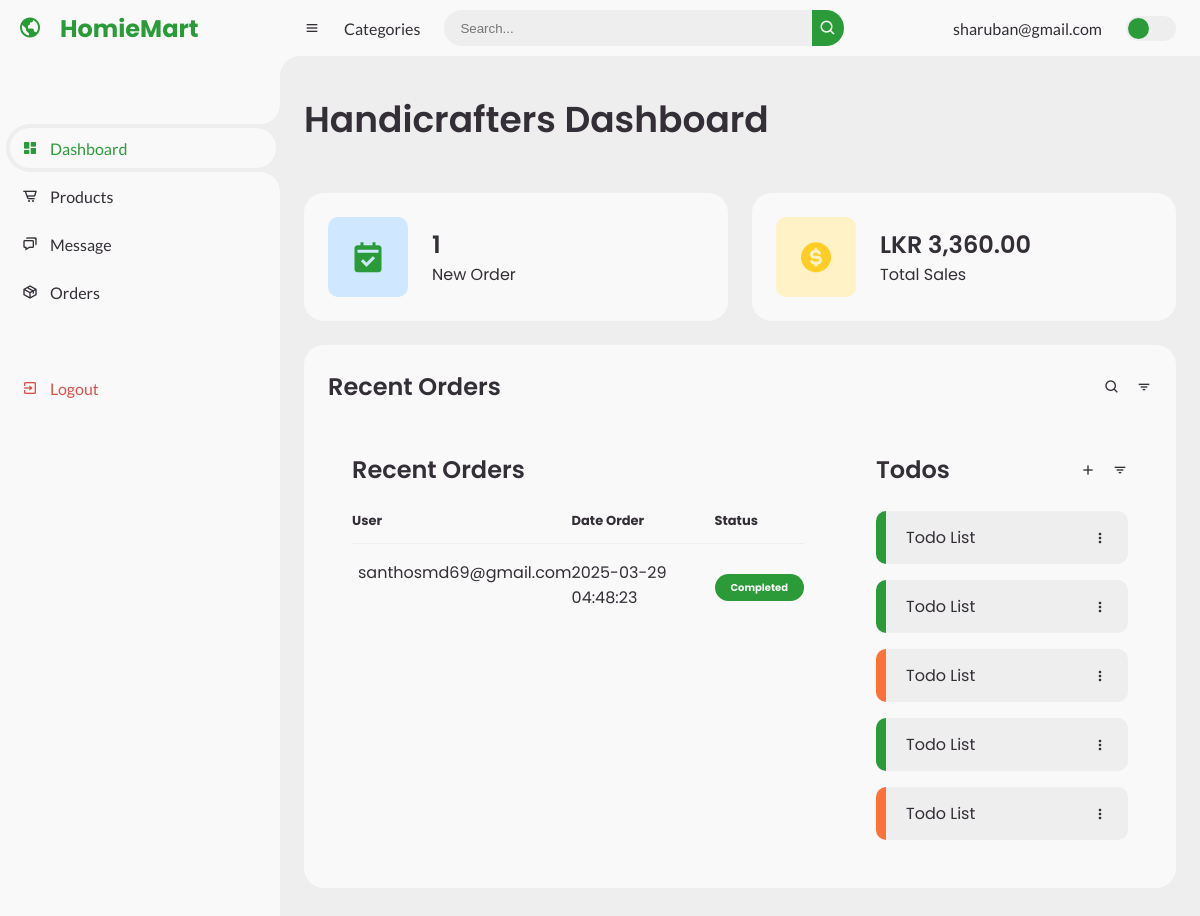
/HomieMart/HC_home.php (signed in), run on the app's committed database.
### tables this page shows
CREATE TABLE IF NOT EXISTS `orders` (
  `order_id` int NOT NULL AUTO_INCREMENT,
  `user_email` varchar(100) NOT NULL,
  `first_name` varchar(100) NOT NULL,
  `last_name` varchar(100) NOT NULL,
  `address` text NOT NULL,
  `city` varchar(100) NOT NULL,
  `state` varchar(100) NOT NULL,
  `postal_code` varchar(100) NOT NULL,
  `phone` varchar(20) NOT NULL,
  `total_price` decimal(10,0) NOT NULL,
  `payment_status` enum('Pending','Processing','Completed','Cancelled') DEFAULT NULL,
  `created_at` timestamp NOT NULL DEFAULT CURRENT_TIMESTAMP,
  PRIMARY KEY (`order_id`)
);

### HomieMart/HC_home.php (the view, shortened to what this page needs)
<?php
include 'db_connection.php';
$homemakerEmail = $_SESSION['email'];
$query = "
    SELECT COUNT(*) AS total_orders
    FROM order_items oi
    INNER JOIN orders o ON oi.order_id = o.order_id
    INNER JOIN products p ON oi.product_name = p.product_name
    WHERE p.homemaker_email = '{$homemakerEmail}';
";
$result = mysqli_query($conn, $query);
$row = mysqli_fetch_assoc($result);
$totalOrders = $row['total_orders'];
$homemaker_email = $_SESSION['email'];
$revenue_query = "SELECT SUM(homemaker_revenue) AS total_revenue FROM revenue WHERE homemaker_email = ?";
$stmt = $conn->prepare($revenue_query);
$stmt->bind_param("s", $homemaker_email);
$stmt->execute();
$result = $stmt->get_result();
$row = $result->fetch_assoc();
$totalRevenue = $row['total_revenue'] ?? 0;
?>
<!DOCTYPE html>
<html lang="en">
<head>
	<link href='https://unpkg.com/boxicons@2.0.9/css/boxicons.min.css' rel='stylesheet'>
	<link rel="stylesheet" href="home.css">
</head>
<body>
	<section id="sidebar">
		<a href="#" class="brand">
			<i class='bx bx-world'></i>
			<span class="text">HomieMart</span>
		</a>
		<ul class="side-menu top">
			<li class="active">
				<a href="HC_home.php">
					<i class='bx bxs-dashboard' ></i>
					<span class="text">Dashboard</span>
				</a>
			</li>
			<li>
				<a href="HC_product.php">
					<i class='bx bx-cart-alt'></i>
					<span class="text">Products</span>
				</a>
			</li>
			<li>
				<a href="HC_message.php">
					<i class='bx bx-chat'></i>
					<span class="text">Message</span>
				</a>
			</li>
			<li>
				<a href="HC_order.php">
					<i class='bx bx-package'></i>
					<span class="text">Orders</span>
				</a>
			</li>
		</ul>
		<ul class="side-menu">
			<li>
				<a href="logouthomemaker.php" class="logout">
					<i class='bx bx-exit'></i>
					<span class="text">Logout</span>
				</a>
			</li>
		</ul>
	</section>
	<section id="content">
		<nav>
			<i class='bx bx-menu' ></i>
			<a href="#" class="nav-link">Categories</a>
			<form action="#">
				<div class="form-input">
					<input type="search" placeholder="Search...">
					<button type="submit" class="search-btn"><i class='bx bx-search' ></i></button>
				</div>
			</form>
			<p class='profile'> <?php echo htmlspecialchars($_SESSION['email']); ?></p>
			<label for="switch-mode" class="switch-mode"></label>
		</nav>
		<main>
			<div class="head-title">
				<div class="left">
					<h1>Handicrafters Dashboard</h1>
				</div>
			</div>
			<ul class="box-info">
				<li onclick="window.location.href='HC_order.php';">
					<i class='bx bxs-calendar-check' ></i>
					<span class="text">
						<h3><?php echo $totalOrders; ?></h3>
						<p>New Order</p>
					</span>
				</li>
				<li>
					<i class='bx bxs-dollar-circle' ></i>
					<span class="text">
						<h3>LKR <?php echo number_format($totalRevenue, 2); ?></h3>
						<p>Total Sales</p>
					</span>
				</li>
			</ul>
			<div class="table-data">
				<div class="order">
					<div class="head">
						<h3>Recent Orders</h3>
						<i class='bx bx-search' ></i>
						<i class='bx bx-filter' ></i>
					</div>
					<div class="table-data">
				<div class="order">
					<div class="head">
						<h3>Recent Orders</h3>
					</div>
					<table>
						<thead>
							<tr>
								<th>User</th>
								<th>Date Order</th>
								<th>Status</th>
							</tr>
						</thead>
						<tbody>
							<?php
							$homemakerEmail = $_SESSION['email'];
							$query = "
								SELECT
									o.user_email,
									o.created_at,
									o.payment_status
								FROM orders o
								INNER JOIN order_items oi ON oi.order_id = o.order_id
								INNER JOIN products p ON oi.product_name = p.product_name
								WHERE p.homemaker_email = '{$homemakerEmail}'
								ORDER BY o.created_at DESC
								LIMIT 5;
							";
							$result = mysqli_query($conn, $query);
							if ($result && mysqli_num_rows($result) > 0) {
								while ($row = mysqli_fetch_assoc($result)) {
									$email = $row['user_email'];
									$date = $row['created_at'];
									$status = $row['payment_status'];
									echo "<tr>";
									echo "<td><p>{$email}</p></td>";
									echo "<td>{$date}</td>";
									if ($status == 'Completed') {
										echo "<td><span class='status completed'>Completed</span></td>";
									} elseif ($status == 'Pending') {
										echo "<td><span class='status pending'>Pending</span></td>";
									} elseif ($status == 'Processing') {
										echo "<td><span class='status process'>Processing</span></td>";
									} elseif ($status == 'Cancelled') {
										echo "<td><span class='status cancelled'>Cancelled</span></td>";
									}
									echo "</tr>";
								}
							} else {
								echo "<tr><td colspan='3'>No orders found.</td></tr>";
							}
							?>
						</tbody>
					</table>
				</div>
				<div class="todo">
					<div class="head">
						<h3>Todos</h3>
						<i class='bx bx-plus' ></i>
						<i class='bx bx-filter' ></i>
					</div>
					<ul class="todo-list">
						<li class="completed">
							<p>Todo List</p>
							<i class='bx bx-dots-vertical-rounded' ></i>
						</li>
						<li class="completed">
							<p>Todo List</p>
							<i class='bx bx-dots-vertical-rounded' ></i>
						</li>
						<li class="not-completed">
							<p>Todo List</p>
							<i class='bx bx-dots-vertical-rounded' ></i>
						</li>
						<li class="completed">
							<p>Todo List</p>
							<i class='bx bx-dots-vertical-rounded' ></i>
						</li>
						<li class="not-completed">
							<p>Todo List</p>
							<i class='bx bx-dots-vertical-rounded' ></i>
						</li>
					</ul>
				</div>
			</div>
		</main>
	</section>
</body>
</html>

### data on the page
orders: user_email "santhosmd69@gmail.com", created_at "2025-03-29 04:48:23", payment_status "Completed"

### other printed values
$_SESSION['email'] "sharuban@gmail.com"
$totalOrders "1"
$totalRevenue "3,360.00"
